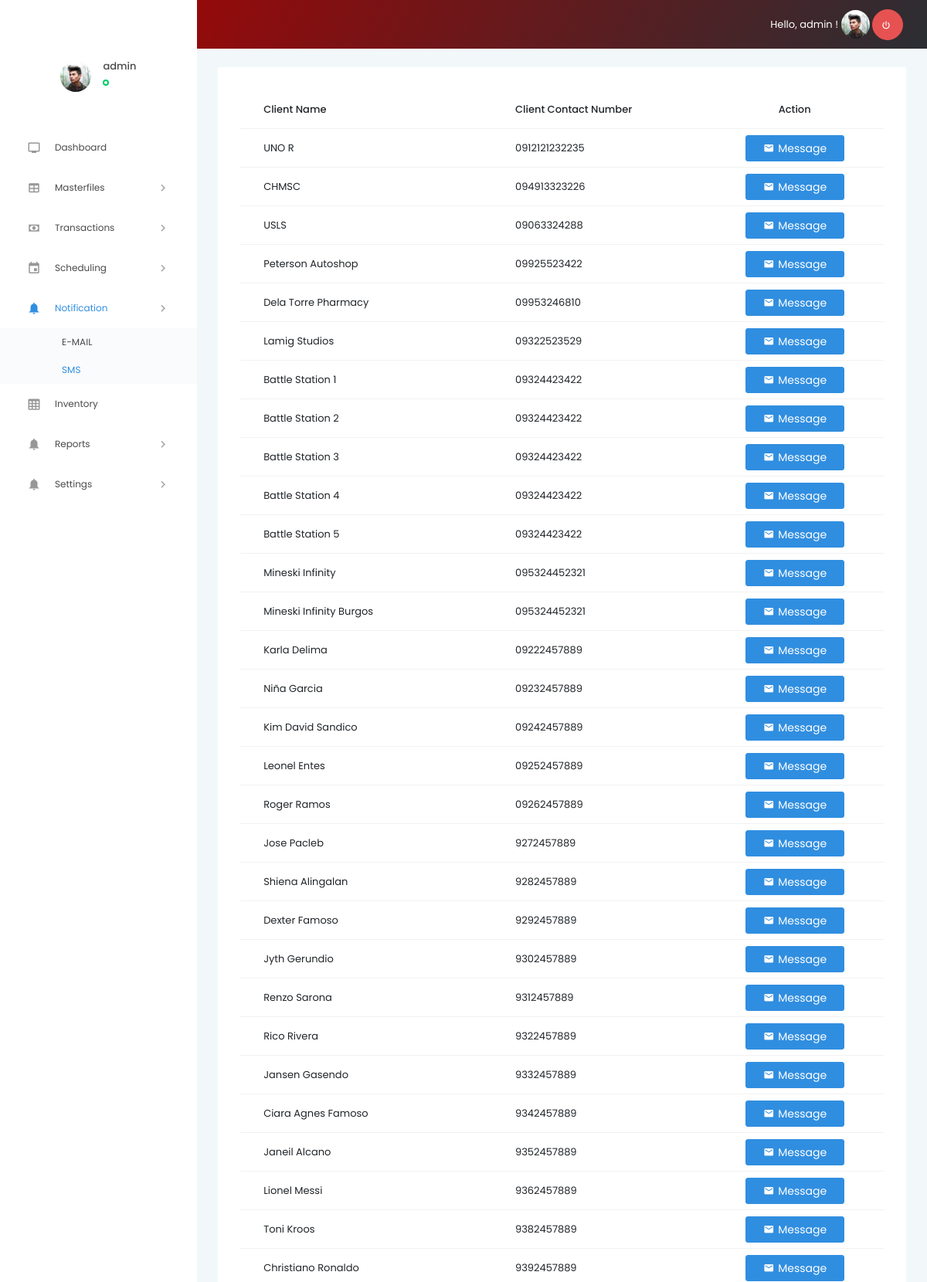
The app's page /pages/notifications/sms.php (signed in, upper part) with its own data.
### tables this page shows
CREATE TABLE `clients` (
  `clientControlNo` int(11) NOT NULL AUTO_INCREMENT,
  `clientType` varchar(30) NOT NULL,
  `clientName` varchar(50) NOT NULL,
  `clientAddress` varchar(200) NOT NULL,
  `clientContactNo` varchar(30) NOT NULL,
  `clientEmail` varchar(30) NOT NULL,
  `clientContactPerson` varchar(50) NOT NULL,
  `year` date NOT NULL,
  `month` date NOT NULL,
  PRIMARY KEY (`clientControlNo`)
);

### pages/notifications/sms.php (the view, shortened to what this page needs)
<!DOCTYPE html>
<html lang="en">
<head>
  <link rel="stylesheet" href="../../vendors/iconfonts/mdi/css/materialdesignicons.min.css">
  <link rel="stylesheet" href="../../vendors/css/vendor.bundle.base.css">
  <link rel="stylesheet" href="../../vendors/css/vendor.bundle.addons.css">
  <link rel="stylesheet" href="../../css/style.css">
</head>
<body>
  <div class="container-scroller">
    <?php
      require "../requiredPages/pagesNav.php";
    ?>
      <div class="main-panel">
        <div class="content-wrapper">
          <div class="row purchace-popup">
            <div class="col-12">
                <div class="card">
                  <div class="card-body">
                      <div class="table-responsive">
                        <table class="table datatable" id="walkInDataTable">
                           <thead>
                              <tr>
                                  <th>Client Name</th>
                                  <th>Client Contact Number</th>
                                  <th>Action</th>
                              </tr>
                            </thead>
                        <tbody>
                        <?php
                                require '../../php/databaseConn.php';
                                $query = $conn->query("select * from `clients`") or die(mysqli_error());
                                while($fetch = $query->fetch_array()){
                            ?>
                                <tr>
                                    <td><?php echo $fetch['clientName']?></td>
                                    <td><?php echo $fetch['clientContactNo']?></td>
                                    <td style="padding: 0;">
                                        <div class="row">
                                            <button class="btn btn-primary" data-toggle="modal" data-target="#emailTo<?php echo $fetch['clientControlNo']?>Modal"><i class="menu-icon mdi mdi-email"></i>Message</button>
                                        </div>
                                    </td>
                                </tr>
                            <?php
                                }
                            ?>
                        </tbody>
                    </table>
                </div>
                </div>
                </div>
            </div>
          </div>
        </div>
      </div>
    </div>
  </div>
</body>
</html>

### records on screen
clients: clientName "UNO R", clientContactNo "0912121232235"
clients: clientName "CHMSC", clientContactNo "094913323226"
clients: clientName "USLS", clientContactNo "09063324288"
clients: clientName "Peterson Autoshop", clientContactNo "09925523422"
clients: clientName "Dela Torre Pharmacy", clientContactNo "09953246810"
clients: clientName "Lamig Studios", clientContactNo "09322523529"
clients: clientName "Battle Station 1", clientContactNo "09324423422"
clients: clientName "Battle Station 2", clientContactNo "09324423422"
clients: clientName "Battle Station 3", clientContactNo "09324423422"
clients: clientName "Battle Station 4", clientContactNo "09324423422"
clients: clientName "Battle Station 5", clientContactNo "09324423422"
clients: clientName "Mineski Infinity", clientContactNo "095324452321"
clients: clientName "Mineski Infinity Burgos", clientContactNo "095324452321"
clients: clientName "Karla Delima", clientContactNo "09222457889"
clients: clientName "Niña Garcia", clientContactNo "09232457889"
clients: clientName "Kim David Sandico", clientContactNo "09242457889"
clients: clientName "Leonel Entes", clientContactNo "09252457889"
clients: clientName "Roger Ramos", clientContactNo "09262457889"
clients: clientName "Jose Pacleb", clientContactNo "9272457889"
clients: clientName "Shiena Alingalan", clientContactNo "9282457889"
clients: clientName "Dexter Famoso", clientContactNo "9292457889"
clients: clientName "Jyth Gerundio", clientContactNo "9302457889"
clients: clientName "Renzo Sarona", clientContactNo "9312457889"
clients: clientName "Rico Rivera", clientContactNo "9322457889"
clients: clientName "Jansen Gasendo", clientContactNo "9332457889"
clients: clientName "Ciara Agnes Famoso", clientContactNo "9342457889"
clients: clientName "Janeil Alcano", clientContactNo "9352457889"
clients: clientName "Lionel Messi", clientContactNo "9362457889"
clients: clientName "Toni Kroos", clientContactNo "9382457889"
clients: clientName "Christiano Ronaldo", clientContactNo "9392457889"

### other values on screen
$_SESSION['userOwner'] "admin"
